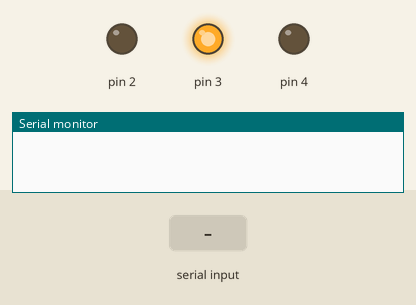
This sketch was run on a simulated Arduino Uno, built with avr-gcc and run on an emulated ATmega328P. On the bench: output pins drawn as LEDs (lit = HIGH), the last lines printed to the serial monitor. Inputs (shaded band) come from the test bench.

Above: at 1.2 s.
1.3 s: "12345\n" received over Serial
At 1.7 s:
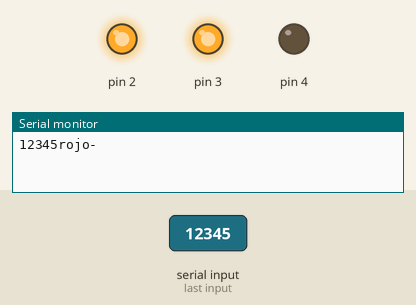
2.8 s: "54321\n" received over Serial
At 4.1 s:
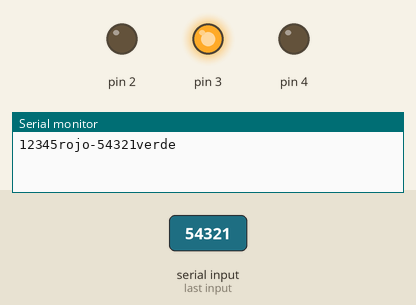
Timing chart, 0 to 5.8 s (numbered marks = the images above; inputs shaded):
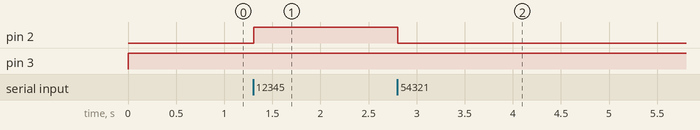

The sketch:

ArduinoCodigo.INO
```cpp
String inputString = "";         // a string to hold incoming data
boolean stringComplete = false;  // whether the string is complete

void setup() {
  Serial.begin(9600);     // opens serial port, sets data rate to 9600 bps
  pinMode(2, OUTPUT);
  pinMode(3, OUTPUT);
  pinMode(4, OUTPUT);
}


void loop() {
  // print the string when a newline arrives:
  if (stringComplete) {
    inputString.trim();
    Serial.print(inputString);

    if(inputString=="12345"){
      digitalWrite(2, HIGH);
      Serial.print("rojo-");
    }
    else if(inputString=="54321"){
      digitalWrite(2, LOW);
      Serial.print("verde");
    }
    // clear the string:
    inputString = "";
    stringComplete = false;
  }
  digitalWrite(3, HIGH);
}


void serialEvent() {
  while (Serial.available()) {
    // get the new byte:
    char inChar = (char)Serial.read();
    // add it to the inputString:
    inputString += inChar;
    // if the incoming character is a newline, set a flag
    // so the main loop can do something about it:
    if (inChar == '\n') {
      stringComplete = true;
      break;
    }
  }
}
```

Measured:
- after the input at 1.3 s, pin 2: LOW → HIGH at once
- after the input at 2.8 s, pin 2: HIGH → LOW at once
